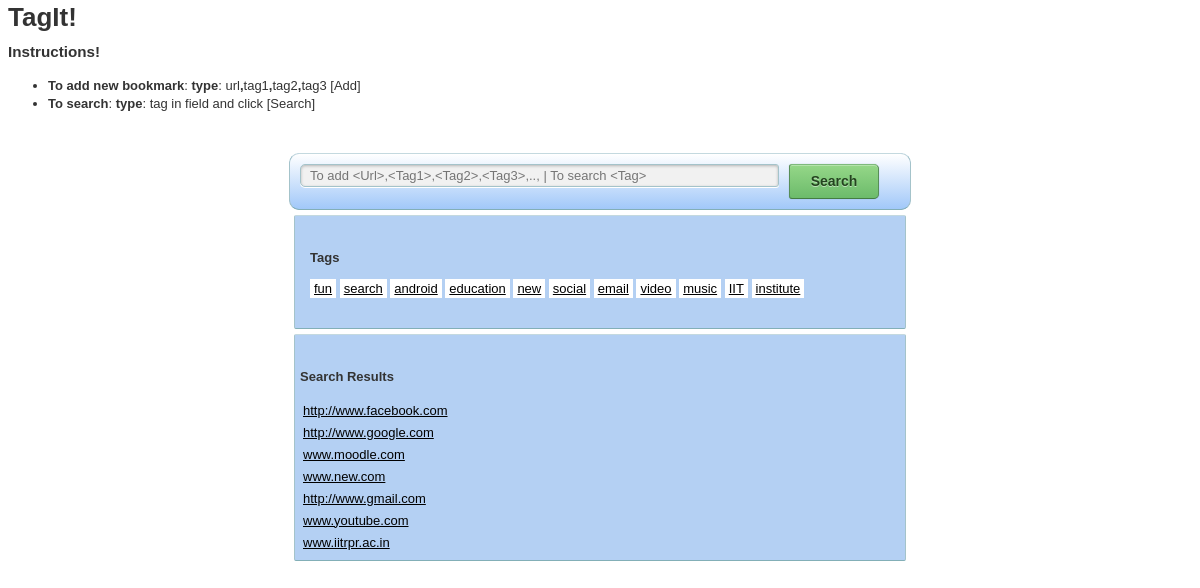
Page /tagit/ on the committed database.
### TagIt/models.py (models this page shows, shortened)
class TAGS(models.Model):
	tag = models.CharField(max_length=200)
	url= models.ManyToManyField(URLS)

class URLS(models.Model):
	url = models.CharField(max_length=200)

### TagIt/views.py (the view)
def index(request):
	urlList = URLS.objects.all()
	tagList = TAGS.objects.all()
	context = {'urlList': urlList,'tagList':tagList}
	return render(request, 'tagit/index.html', context)

### TagIt/templates/tagit/index.html (shortened to what this page needs)
<html>
<head>
	<link href="{{ STATIC_URL }}style.css" media="all" rel="stylesheet" type="text/css" />
</head>
<body onload='checkType()'>
<h1>TagIt!</h1>
<h3>Instructions!</h3>
<ul>
<li><b>To add new bookmark</b>:
<b>type</b>: url<b>,</b>tag1<b>,</b>tag2<b>,</b>tag3 [Add]
</li><li>
<b>To search</b>:
<b>type</b>: tag in field and click [Search]
</li>
</ul>
<div id="searchbox">
	<form action=/tagit/urls/ method=POST>
	<input id="search" name="search" type="text" onkeyup="checkType()" placeholder="To add <Url>,<Tag1>,<Tag2>,<Tag3>,.., | To search <Tag>">
	<input id="add-input" name="add-input" type="submit" value="Search">
	</form>
</div>
<div id="tagbox">
<p><b>Tags</b></p>
	{% if tagList %}
		{% for tag in tagList %}
		<span><a href="/tagit/tag/{{ tag.id }}/">{{ tag.tag }}</a></span>
		{% endfor %}
	{% else %}
		<tr><td>No tags available.</td></tr>
	{% endif %}
</div>
<div id="resultbox">
	<p><b>Search Results</b></p>
<table id="bookmark-list">
	{% if urlList %}
		{% for url in urlList %}
		<tr>
			<td><a href="/tagit/link/{{ url.id }}/">{{ url.url }}</a></td>
		</tr>
		{% endfor %}
	{% else %}
		<tr><td>No urls available.</td></tr>
	{% endif %}
</body>
<html>

### TagIt/static/style.css (style rules this page uses)
#searchbox { background:#437cc2;background-image:-moz-linear-gradient(#fff, #d4e8ec);background-image:-webkit-gradient(linear, left bottom, left top, color-stop(0, #a1c8f9), color-stop(1, #fff));-moz-border-radius:10px;border-radius:10px;border-width:1px;border-style:solid;border-color:#c4d9df #a4c3ca #83afb7;width:600px;height:35px;padding:10px;margin:40px auto 5px;overflow:hidden;z-index:100 }
#tagbox { background:#b4d0f3;-moz-border-radius:2px;border-radius:2px;border-width:1px;border-style:solid;border-color:#c4d9df #a4c3ca #83afb7;width:580px;padding:20px 15px 30px 15px;margin:0px auto 5px;overflow:hidden;z-index:99 }
#tagbox span { background:#fff;padding:2px 4px 2px 4px;color:#000;size:200% }
#resultbox { background:#b4d0f3;-moz-border-radius:2px;border-radius:2px;border-width:1px;border-style:solid;border-color:#c4d9df #a4c3ca #83afb7;width:600px;height:200px;padding:20px 5px 5px 5px;margin:0px auto 0px;overflow-x:hidden;z-index:99 }
#search,#submit { float:left }
#search { padding:5px 9px;height:23px;width:479px;border:1px solid #a4c3ca;font:normal 13px "trebuchet MS",arial,helvetica;background:#f1f1f1;-moz-border-radius:5px 3px 3px 5px;border-radius:5px 3px 3px 5px;-moz-box-shadow:0 1px 3px rgba(0,0,0,0.25) inset,0 1px 0 #fff;-webkit-box-shadow:0 1px 3px rgba(0,0,0,0.25) inset,0 1px 0 #fff;box-shadow:0 1px 3px rgba(0,0,0,0.25) inset,0 1px 0 #fff }
#add-input { background:#6cbb6b;background-image:-moz-linear-gradient(#95d788, #6cbb6b);background-image:-webkit-gradient(linear, left bottom, left top, color-stop(0, #6cbb6b), color-stop(1, #95d788));-moz-border-radius:3px 5px 5px 3px;border-radius:3px 5px 5px 3px;border-width:1px;border-style:solid;border-color:#7eba7c #578e57 #447d43;-moz-box-shadow:0 0 1px rgba(0,0,0,0.3),0 1px 0 rgba(255,255,255,0.3) inset;-webkit-box-shadow:0 0 1px rgba(0,0,0,0.3),0 1px 0 rgba(255,255,255,0.3) inset;box-shadow:0 0 1px rgba(0,0,0,0.3),0 1px 0 rgba(255,255,255,0.3) inset;height:35px;margin:0 0 0 10px;padding:0;width:90px;cursor:pointer;font:bold 14px Arial,Helvetica;color:#23441e;text-shadow:0 1px 0 rgba(255,255,255,0.5) }
body { background-color:#fff;color:#333;font-family:verdana,arial,helvetica,sans-serif;font-size:13px;line-height:18px }
p,ol,ul,td { font-family:verdana,arial,helvetica,sans-serif;font-size:13px;line-height:18px }
a { color:#000 }

### rows in the picture
TAGS: tag "fun"
TAGS: tag "search"
TAGS: tag "android"
TAGS: tag "education"
TAGS: tag "new"
TAGS: tag "social"
TAGS: tag "email"
TAGS: tag "video"
TAGS: tag "music"
TAGS: tag "IIT"
TAGS: tag "institute"
URLS: url "http://www.facebook.com"
URLS: url "http://www.google.com"
URLS: url "www.moodle.com"
URLS: url "www.new.com"
URLS: url "http://www.gmail.com"
URLS: url "www.youtube.com"
URLS: url "www.iitrpr.ac.in"
